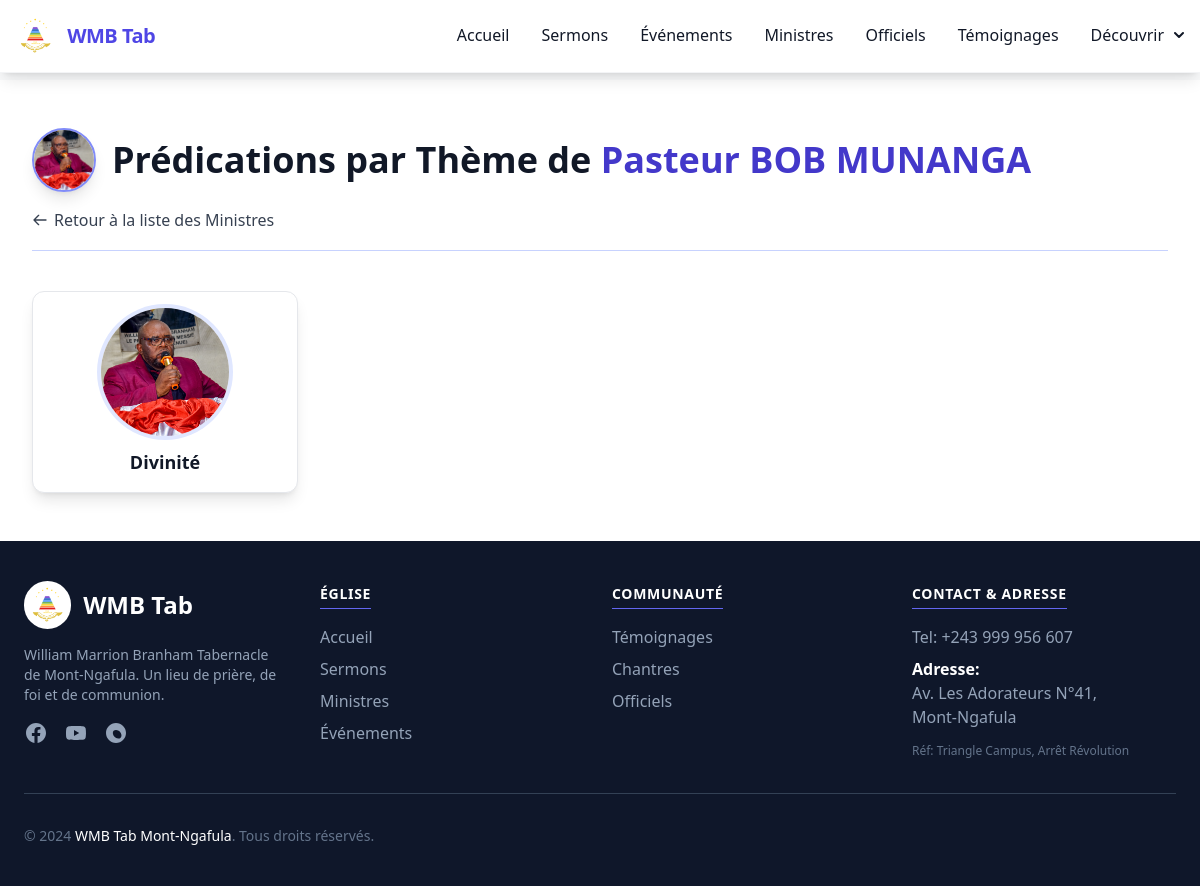
The page /themeByMinister/1/ on the database its author committed.
### OurData/models.py (models this page shows, shortened)
class Ministre(models.Model):
    Nom = models.CharField(max_length=100, blank=False)
    photo = models.ImageField(blank=True, upload_to='ministrespictures')
    contact = models.CharField(max_length=25, blank=True)
    class Meta:
        verbose_name = 'Ministre'

### sermons/models.py (models this page shows, shortened)
class Theme(models.Model):
    NomTheme = models.CharField(max_length=100, blank = False)
    ThemeDescription = models.TextField(blank=True, null=True)
    image = models.ImageField(blank=True, upload_to='sermons')
    ministre = models.ForeignKey(Ministre, on_delete=models.SET_NULL, null=True)

### sermons/views.py (the view)
# urls.py: path("themeByMinister/<int:ministre_id>/", ThemeByMinister, name="ThemeByMinister"),
def ThemeByMinister(request, ministre_id):
    ministre = get_object_or_404(Ministre, id=ministre_id)
    themes = Theme.objects.filter(ministre=ministre)
    return render(request, 'themeByMinister.html', {'ministre': ministre, 'themes': themes})

### templates/themeByMinister.html (shortened to what this page needs)
{% extends "_base.html" %}
{% load static %}
{% block content %}
<div class="max-w-7xl mx-auto px-4 sm:px-6 lg:px-8 py-12 bg-white">
    <div class="text-center sm:text-left mb-10 pb-4 border-b border-indigo-200">
        <div class="flex items-center justify-center sm:justify-start mb-4">
            <img class="w-16 h-16 object-cover rounded-full shadow-lg me-4 border-2 border-indigo-400" src="{{ ministre.photo.url }}" alt="{{ ministre.Nom }}">
            <h1 class="text-3xl sm:text-4xl font-extrabold text-gray-900">
                Prédications par Thème de <span class="text-indigo-700">{{ ministre.Nom }}</span>
            </h1>
        </div>
        <a href="{% url 'ministres' %}" class="inline-flex items-center text-gray-700 hover:text-gray-900 font-medium transition-colors group">
            <svg class="w-4 h-4 me-1.5 transform rotate-180" fill="none" stroke="currentColor" viewBox="0 0 24 24" xmlns="http://www.w3.org/2000/svg"><path stroke-linecap="round" stroke-linejoin="round" stroke-width="2" d="M14 5l7 7m0 0l-7 7m7-7H3"></path></svg>
            Retour à la liste des Ministres
        </a>
    </div>
    {% if themes %}
    <div class="grid grid-cols-2 sm:grid-cols-3 lg:grid-cols-4 xl:grid-cols-5 gap-6">
        {% for theme in themes %}
        <a href="{% url 'SermonByTheme' theme.id %}" class="bg-white rounded-xl shadow-lg overflow-hidden text-center p-4 transform hover:shadow-xl hover:scale-[1.03] transition-all duration-300 border border-gray-200 block">
            <div class="h-32 w-32 mx-auto mb-3 overflow-hidden rounded-full ring-4 ring-indigo-100">
                 <img class="w-full h-full object-cover" src="{{ ministre.photo.url }}" alt="{{ ministre.Nom }}">
            </div>
            <h4 class="text-lg font-bold text-gray-900 line-clamp-2">{{ theme.NomTheme }}</h4>
        </a>
        {% endfor %}
    </div>
    {% else %}
        <p class="text-center text-lg text-gray-600 mt-8">Aucun thème trouvé pour ce ministre.</p>
    {% endif %}
</div>
{% endblock content %}

### rows shown on the page
Ministre: photo (picture), Nom "Pasteur BOB MUNANGA"
Theme: photo (picture), NomTheme "Divinité"
